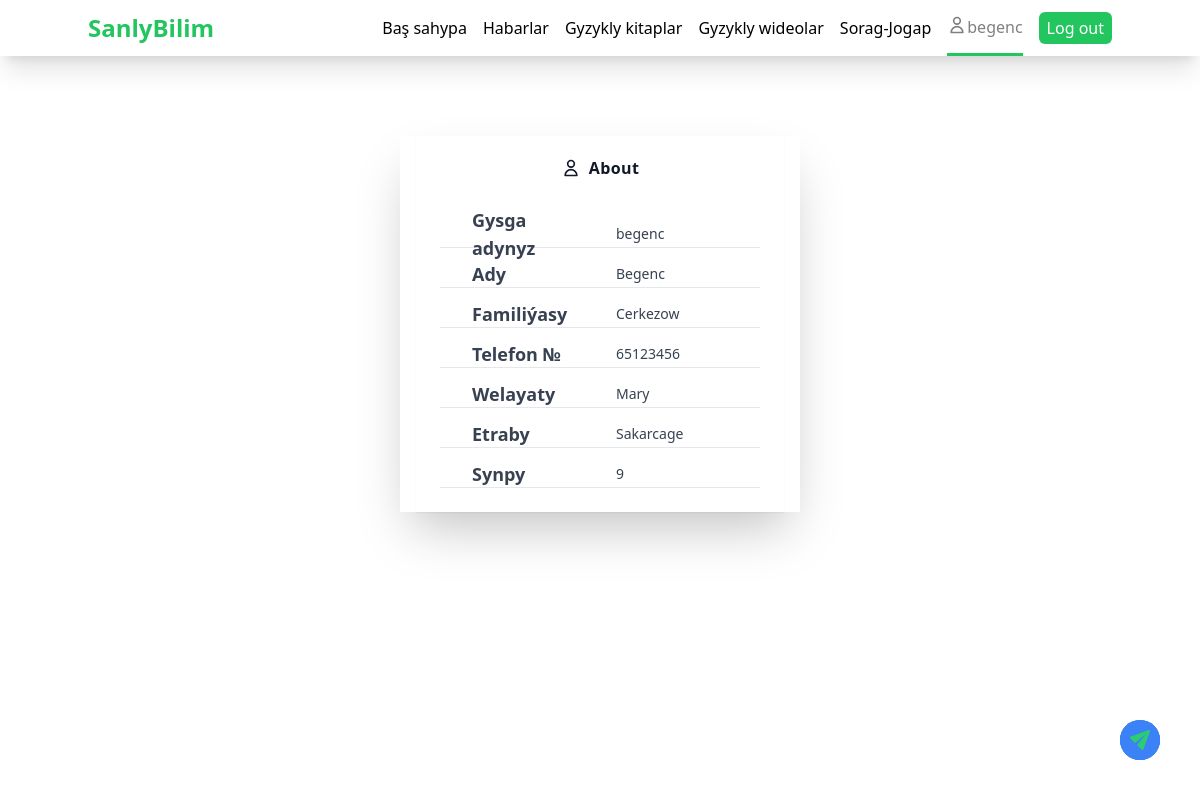
The app's page /ulanyjylar/shahsy_otag/ (signed in) with its own data.
### ulanyjylar/models.py (models this page shows, shortened)
class Okuwcy(models.Model):
	username = models.ForeignKey(User, on_delete=models.CASCADE)
	okuwcy_ady = models.CharField('Okuwcynyn ady', max_length=200)
	okuwcy_familya = models.CharField('Okuwcynyn familyasy', max_length=200)
	okuwcy_welayat = models.CharField('Welayaty', max_length=200)
	okuwcy_etrap = models.CharField('Etraby', max_length=200)
	okuwcy_mekdep = models.PositiveIntegerField('Mekdebi', default=1)
	okuwcy_synp = models.PositiveIntegerField('Synpy', default=4)
	okuwcy_phone = models.PositiveIntegerField('Okuwcynyn telefon belgisi')
	class Meta:
		verbose_name = 'okuwcy'
		verbose_name_plural = 'Okuwçylar'

### ulanyjylar/views.py (the view)
# urls.py: path('shahsy_otag/', views.shahsy_otag, name='shahsy_otag'),
@login_required
def shahsy_otag(request):
	okuwcydata = Okuwcy.objects.filter(username=request.user)
	context = {'okuwcydata': okuwcydata}
	return render(request, 'registration/shahsy_otag.html', context)

### ulanyjylar/templates/registration/shahsy_otag.html (shortened to what this page needs)
{% extends 'books_videos/base.html' %}
{% block content %}
{% for okuwcy in okuwcydata %}
	<div class="w-full md:mt-20 mt-14 md:w-1/3 md:mx-auto shadow-2xl">
        <div class="bg-white shadow-sm rounded-sm mx-4">
            <div class="flex items-center justify-center space-x-2 pt-4 font-semibold text-gray-900 leading-8">
                <span clas="text-green-500">
                    <svg class="h-5" xmlns="http://www.w3.org/2000/svg" fill="none" viewBox="0 0 24 24"
                        stroke="currentColor">
                        <path stroke-linecap="round" stroke-linejoin="round" stroke-width="2"
                            d="M16 7a4 4 0 11-8 0 4 4 0 018 0zM12 14a7 7 0 00-7 7h14a7 7 0 00-7-7z" />
                    </svg>
                </span>
                <span class="tracking-wide">About</span>
            </div>
            <div class="text-gray-700">
                <div class="text-sm p-6">
                	<div class="flex pt-3 justify-between items-center border-b md:px-4 px-5 h-10">
                        <div class="md:w-1/2 md:px-4 py-2 text-lg font-semibold">Gysga adynyz</div>
                        <div class="md:w-1/2 md:px-4 py-2">{{ user.username }}</div>
                    </div>
                    <div class="flex pt-3 justify-between items-center border-b md:px-4 px-5 h-10">
                        <div class="md:w-1/2 md:px-4 text-lg font-semibold">Ady</div>
                        <div class="md:w-1/2 md:px-4">{{ okuwcy.okuwcy_ady }}</div>
                    </div>
                    <div class="flex pt-3 justify-between items-center border-b md:px-4 px-5 h-10">
                        <div class="md:w-1/2 md:px-4 text-lg font-semibold">Familiýasy</div>
                        <div class="md:w-1/2 md:px-4">{{ okuwcy.okuwcy_familya }}</div>
                    </div>
                    <div class="flex pt-3 justify-between items-center border-b md:px-4 px-5 h-10">
                        <div class="md:w-1/2 md:px-4 text-lg font-semibold">Telefon №</div>
                        <div class="md:w-1/2 md:px-4">{{ okuwcy.okuwcy_phone }}</div>
                    </div>
                    <div class="flex pt-3 justify-between items-center border-b md:px-4 px-5 h-10">
                        <div class="md:w-1/2 md:px-4 text-lg font-semibold">Welayaty</div>
                        <div class="md:w-1/2 md:px-4">{{ okuwcy.okuwcy_welayat }}</div>
                    </div>
                    <div class="flex pt-3 justify-between items-center border-b md:px-4 px-5 h-10">
                        <div class="md:w-1/2 md:px-4 text-lg font-semibold">Etraby</div>
                        <div class="md:w-1/2 md:px-4">{{ okuwcy.okuwcy_etrap }}</div>
                    </div>
                    <div class="flex pt-3 justify-between items-center border-b md:px-4 px-5 h-10">
                        <div class="md:w-1/2 md:px-4 text-lg font-semibold">Synpy</div>
                        <div class="md:w-1/2 md:px-4">{{ okuwcy.okuwcy_synp }}</div>
                    </div>
                </div>
            </div>
        </div>
    </div>
{% endfor %}
{% endblock content %}

### books_videos/templates/books_videos/base.html (shortened to what this page needs)
{% load static %}
<html>
<head>
	<link rel="stylesheet" type="text/css" href="{% static 'css/index.css' %}">
    <link rel="stylesheet" type="text/css" href="{% static 'css/slick.css' %}">
    <link rel="stylesheet" type="text/css" href="{% static 'css/slick-theme.css' %}">
    <link rel="stylesheet" type="text/css" href="{% static 'css/slick-theme.min.css' %}">
</head>
<body>
		{% if user.is_authenticated %}
		<div class="w-full h-14 bg-white text-black shadow-xl z-20" id="myHeader">
            <div class="md:px-0 px-4 h-full container mx-auto flex items-center justify-between">
                <p id="logo" class="text-2xl font-bold text-green-500"><a href="{% url 'books_videos:index' %}">SanlyBilim</a></p>
                <ul class="md:flex items-center hidden" id="menu">
                    {% with request.resolver_match.url_name as url_name %}
                        <li class="{% if url_name == 'index' %}active{% endif %} py-3.5 lg:ml-4 ml-2 hover:text-gray-300 transition all duration-300"><a class="py-3.5 nav-link" href="{% url 'books_videos:index' %}">Baş sahypa</a>
                        </li>
                        <li class="{% if url_name == 'habarlar' %}active{% endif %} lg:ml-4 ml-2 py-3.5 hover:text-gray-300 transition all duration-300"><a class="py-3.5 nav-link" href="{% url 'gyzykly:habarlar' %}">Habarlar</a>
                        </li>
                        <li class="{% if url_name == 'gyzykly_kitaplar' %}active{% endif %} lg:ml-4 ml-2 py-3.5 hover:text-gray-300 transition all duration-300"><a class="py-3.5 nav-link" href="{% url 'gyzykly:gyzykly_kitaplar' %}">Gyzykly
                                kitaplar</a></li>
                        <li class="{% if url_name == 'gyzykly_videolar' %}active{% endif %} lg:ml-4 ml-2 py-3.5 hover:text-gray-300 transition all duration-300"><a class="py-3.5 nav-link"
                                href="{% url 'gyzykly:gyzykly_videolar' %}">Gyzykly
                                wideolar</a></li>
                        <li class="{% if url_name == 'sorag_jogap' %}active{% endif %} lg:ml-4 ml-2 py-3.5 hover:text-gray-300 transition all duration-300"><a class="py-3.5 nav-link"
                                href="{% url 'chat:sorag_jogap' %}">Sorag-Jogap</a></li>
                        <li class="{% if url_name == 'shahsy_otag' %}active{% endif %} lg:ml-4 ml-2 py-3.5 hover:text-gray-300 transition all duration-300">
                        <a class="py-3.5 nav-link" href="{% url 'ulanyjylar:shahsy_otag' %}">
                            <svg class="h-5 float-left" xmlns="http://www.w3.org/2000/svg" fill="none" viewBox="0 0 24 24"
                                stroke="currentColor">
                                <path stroke-linecap="round" stroke-linejoin="round" stroke-width="2"
                                    d="M16 7a4 4 0 11-8 0 4 4 0 018 0zM12 14a7 7 0 00-7 7h14a7 7 0 00-7-7z" />
                            </svg>
                            {{ user.username }}
                        </a>
                        </li>
                        <li class="{% if url_name == 'logoutt' %}active{% endif %} lg:ml-4 ml-2 bg-green-500 text-white py-1 px-2 rounded-md hover:text-gray-300 transition all duration-300 cursor-pointer"><a href="{% url 'ulanyjylar:logoutt' %}">Log out</a></li>
                    {% endwith %}
                </ul>
            </div>
        </div>
		{% endif %}
    {% block content %}
	{% endblock content %}
    {% if request.path == '/chat/adminehabar/' %}
        <p></p>
    {% elif request.path == '/ulanyjylar/login/' %}
        <p></p>
    {% elif request.path == '/ulanyjylar/register/' %}
        <p></p>
    {% elif request.path == '/chat/soragjogap/' %}
        <p></p>
    {% else %}
        <div class="pulse flex justify-center items-center md:mr-10 md:mb-10 mr-7 mb-7">
            <a href="{% url 'chat:adminehabar' %}">
                <img src="{% static 'img/send.png' %}" class="w-6 h-6 text-white" alt="" />
            </a>
        </div>
    {% endif %}
    <script type="text/javascript" src="{% static 'js/tailwindcss.js' %}"></script>
</body>
</html>

### static/css/index.css (style rules this page uses)
.active { color: grey; border-bottom: 3px solid #22C55E; }
.pulse { z-index: 10; bottom: 0; right: 0; width: 40px; height: 40px; border-radius: 100%; background-color: #3B82F6; position: fixed; opacity: 1; }
.pulse::before, .pulse::after { content: ''; position: absolute; width: 40px; height: 40px; border-radius: 100%; z-index: -1; background: #3B82F6; }
.pulse::before { animation: pulse 2s ease-out infinite; }
.pulse::after { animation: pulse 2s 1s ease-out infinite; }

### records on screen
Okuwcy: okuwcy_ady "Begenc", okuwcy_familya "Cerkezow", okuwcy_phone "65123456", okuwcy_welayat "Mary", okuwcy_etrap "Sakarcage", okuwcy_synp "9"

### other values on screen
{{ user.username }} "begenc"
